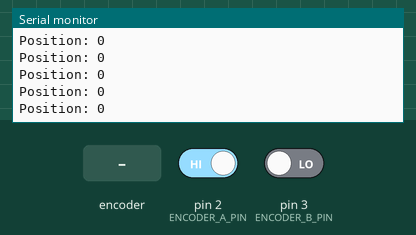
The sketch below on a simulated Arduino Uno, built with avr-gcc and run on an emulated ATmega328P. On the bench: the last lines printed to the serial monitor. The test bench sets the inputs (shaded band); at power-on: pin 2 (ENCODER_A_PIN) HIGH, pin 3 (ENCODER_B_PIN) LOW.

Above: at 1.2 s.
1.3 s: rotary encoder on pin 2 (ENCODER_A_PIN) / pin 3 (ENCODER_B_PIN) turned 3 steps (first pin leading)
At 2.2 s:
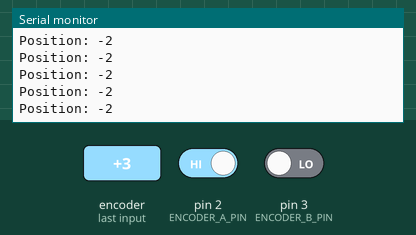
4.9 s: rotary encoder on pin 2 (ENCODER_A_PIN) / pin 3 (ENCODER_B_PIN) turned 1 step (first pin leading)
At 5.9 s:
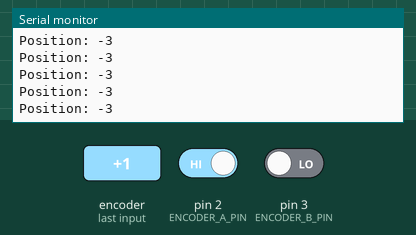
Timing chart, 0 to 7.9 s (numbered marks = the images above; inputs shaded):
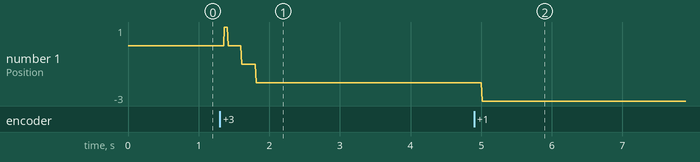

Measured:
- after the input at 1.3 s, the serial monitor: prints a new line after 0.07 s (image 1)
- after the input at 4.9 s, the serial monitor: prints a new line after 0.12 s (image 2)
- plotted number 1: 0 → -2 after the input at 1.3 s, -2 → -3 after the input at 4.9 s

The sketch:

encoder_JGB37_3530B.ino
```cpp
/*
Maintainer:gongwenbo
Time: 2016.1.20
*/
#define ENCODER_A_PIN 2         //interrupt 0 interface
#define ENCODER_B_PIN 3         //interrupt 1 interface
long position;
void setup()
{
  pinMode(ENCODER_A_PIN, INPUT);
  pinMode(ENCODER_B_PIN, INPUT);
  attachInterrupt(0, read_quadrature, CHANGE);      //intialize interrupt function
  Serial.begin(9600);
}

void loop()
{
   Serial.print("Position: ");
   Serial.println(position, DEC);
 }

void read_quadrature()
{

  if (digitalRead(ENCODER_A_PIN) == LOW)       // found a low-to-high on channel A
  {

    if (digitalRead(ENCODER_B_PIN) == LOW)      // check channel B to see which way
      position++;
  }

  else                                                                    // found a high-to-low on channel A
  {

     if (digitalRead(ENCODER_B_PIN) == LOW)      // check channel B to see which way
       position--;
  }
}
```
